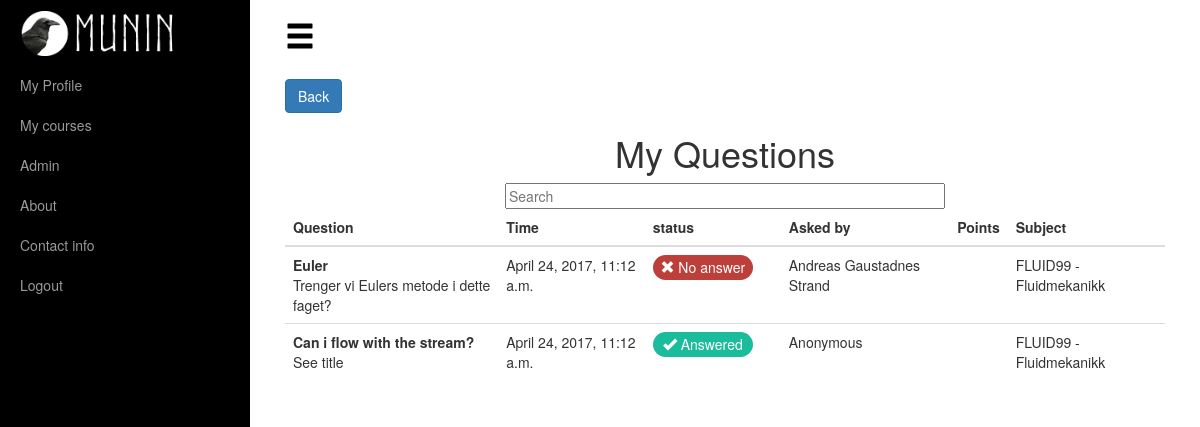
Page /my_questions (signed in) on the earlier database version.
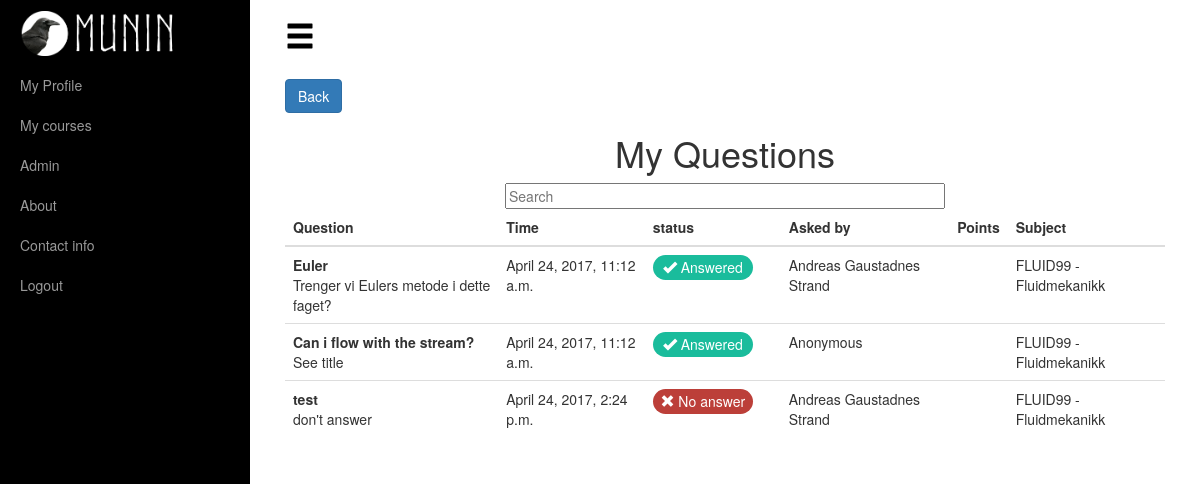
Same page on the later database version.
### apps/questions/models.py (models this page shows, shortened)
class Question(VoteModel, models.Model):
    title = models.CharField(max_length=50)
    text = models.CharField(max_length=2500)
    user = models.ForeignKey(User, null=True, blank=True)
    asked_by = models.CharField(max_length=40, default="None")
    course = models.ForeignKey(Course)
    timestamp = models.DateTimeField(default=datetime.datetime.now())
    def get_answers(self):
        answer_list = Answer.objects.filter(question=self)
        number = len(answer_list)
        return number

### apps/registration/models.py (models this page shows, shortened)
class User(AbstractUser):
    middle_name = models.CharField(max_length=50, blank=True)
    ROLES = (
        ('S', 'Student'),
        ('P', 'Professor'),
        ('A', 'Admin'),
    )
    role = models.CharField(max_length=1, null=True, choices=ROLES, default='S')
    image = models.ImageField(upload_to=user_folder, default='placeholder-profile.jpg')
    school = models.ForeignKey(School, null=True)
    def get_full_name(self):
        if self.middle_name:
            if self.first_name == '':
                first_name = self.middle_name
            else:
                first_name = self.first_name + ' ' + self.middle_name
        else:
            first_name = self.first_name
        if first_name == '' and self.last_name == '':
            return self.username
        if self.last_name == '':
            return first_name
        if first_name == '':
            return self.last_name
        return first_name + ' ' + self.last_name

### apps/courses/models.py (models this page shows)
class Course(models.Model):
    name = models.CharField(max_length=50)
    course_id = models.CharField(max_length=7)
    lecturer = models.ForeignKey(User)
    hexcolour = models.CharField(max_length=7, default='#1b6d85')
    YEAR_CHOICES = []
    for r in range(2000, (datetime.datetime.now().year + 2)):
        YEAR_CHOICES.append((r, r))
    year = models.IntegerField(choices=YEAR_CHOICES)
    about = models.TextField(blank=True)
    examDate = models.DateField(blank=True, null=True)
    def __str__(self):
        return self.course_id + ' - ' + self.name

### apps/questions/views.py (the view)
# urls.py: url(r'^my_questions', myQuestions, name="my_questions"),
@login_required
def myQuestions(request):
    user=request.user
    myQues=Question.objects.filter(asked_by=user.username)
    numOfQuestions=len(myQues)
    return render(request, 'questions/../../templates/questions/my_questions.html', {'antall':numOfQuestions, 'my_Questions': myQues})

### templates/questions/my_questions.html (shortened to what this page needs)
{% extends "base.html" %}
{% load static %}
{% block content %}
    <div class="align-left" style="padding-top: 25px">
        <input class="btn btn-primary" type=button value="Back" onClick="history.go(-1);">
    </div>
    <h1 class="text-center"> My Questions </h1>
    <div class="center-block">
        <div id="users">
            <div class="text-center">
                <input style="width: 50%" class="search" placeholder="Search" />
            </div>
            <table class="table table-responsive table-hover">
                <thead>
                    <tr>
                        <th>Question</th>
                        <th>Time</th>
                        <th>status</th>
                        <th>Asked by</th>
                        <th>Points</th>
                        <th>Subject</th>
                    </tr>
                </thead>
                <tbody class="list">
                    {% for question in my_Questions %}
                    <tr class='clickable-row' data-href="/course/question/{{ question.pk }}">
                        <td class="id"><strong>{{ question.title }}</strong><br>{{ question.text }}</td>
                        <td class="name">{{ question.timestamp }}</td>
                        <td>
                            {% if question.get_answers > 0 %}
                                <span class="answered"><i class="glyphicon glyphicon-ok"></i> Answered</span>
                            {% else %}
                                <span class="unanswered"><i class="glyphicon glyphicon-remove"></i> No answer</span>
                            {% endif %}
                        </td>
                        <td class="user">
                            {% if question.user %}
                                {{ question.user.get_full_name }}
                            {% else %}
                                Anonymous
                            {% endif %}
                        </td>
                        <td>{{ question.vote_score }}</td>
                        <td>{{ question.course }}</td>
                    </tr>
                {% endfor %}
                </tbody>
            </table>
        </div>
    </div>
{% endblock %}

Differences in the rows shown:
computed for Question "Euler": text "No answer" → "Answered"
added Question: title "test", text "don't answer", timestamp "April 24, 2017, 2:24 p.m.", shows "No answer", user.get_full_name "Andreas Gaustadnes Strand", course "FLUID99 - Fluidmekanikk"
